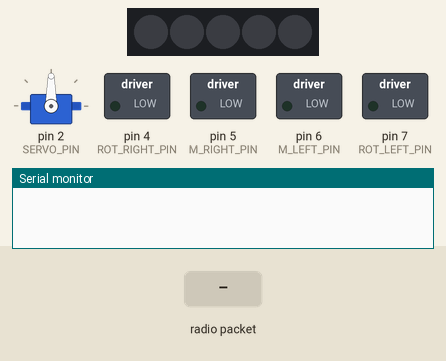
The sketch below on a simulated Arduino Uno, built with avr-gcc and run on an emulated ATmega328P. Parts: servo, 5 RGB LEDs in strip order, left to right, switched loads named in the sketch (green lamp = pin HIGH), the last lines printed to the serial monitor. The inputs (shaded band) are chosen by the test bench. No radio packets arrive unless stated.

Above: at 1.2 s.
1.3 s: radio packet "1" arrives
At 1.9 s:
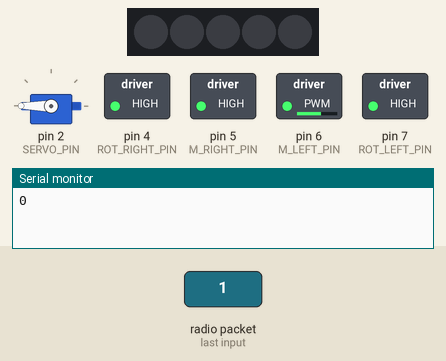
2.8 s: radio packet "0" arrives
At 3.1 s:
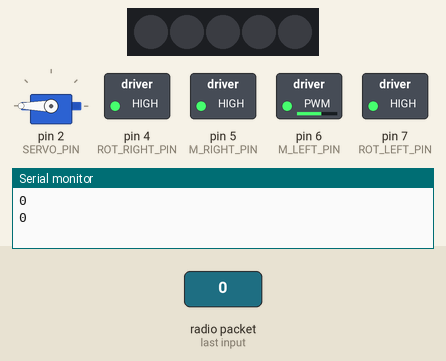
Timing chart, 0 to 5.8 s (numbered marks = the images above; inputs shaded):
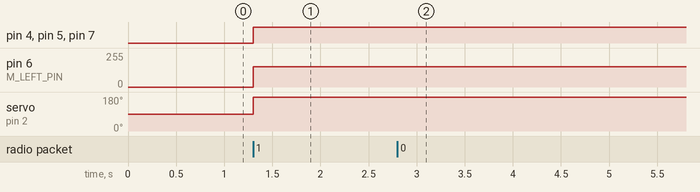

The sketch:

Reciever.ino
```cpp
#include <SPI.h>
#include <nRF24L01.h>
#include <RF24.h>
#include <Servo.h>

#include "Common.h"
#include "MotorControl.h"
#include "FastLED.h"

const char RFPin0 = 9;
const char RFPin1 = 10;

const int PIN_LED = 8;
const int SERVO_PIN = 2;
const int NUM_LEDS = 5;
const int LED_HOLD = 500;
const int LED_HOLD_double = 200;

int LED_state = 0;
int LED_ON;
int SERVO_ON;
CRGB leds[NUM_LEDS];
Servo srv;


void set_led_state_0()
{
  leds[0] = CRGB::Black;
  leds[1] = CRGB::Black;
  leds[2] = CRGB::White;
  leds[3] = CRGB::Red;
  leds[4] = CRGB::Red;
  LED_state = 0;
  FastLED.show();
}

void set_led_state_1()
{
  leds[0] = CRGB::Blue;
  leds[1] = CRGB::Blue;
  leds[2] = CRGB::White;
  leds[3] = CRGB::Black;
  leds[4] = CRGB::Black;
  LED_state = 1;
  FastLED.show();
}

void set_led_state_2()
{
  for (int i = 0; i < NUM_LEDS; i++)
    leds[i] = CRGB::Black;
  LED_state = 2;
  FastLED.show();
}

void toggle_led()
{
  if (LED_ON)
  {
    if (LED_state)
    {
      set_led_state_0();
    }
    else
      set_led_state_1();
  }
  else
  {
   set_led_state_2();
  }

}

RF24 rmRcv(RFPin0, RFPin1);


void setup() {
  initMotorControl();
  rmRcv.begin();
  rmRcv.setChannel(1);
  rmRcv.setDataRate(RF24_1MBPS);
  rmRcv.setPALevel(RF24_PA_HIGH);
  rmRcv.openReadingPipe(0, 0x1234567877LL);
  rmRcv.startListening();
  FastLED.addLeds<WS2812, PIN_LED, GRB>(leds, NUM_LEDS);
  FastLED.setBrightness(255);
  srv.attach(SERVO_PIN);

  Serial.begin(9600);
}

void loop() {

  static unsigned long lastTimestampSwitch = millis();

  if (millis() - lastTimestampSwitch > LED_HOLD)
  {
    toggle_led();
    lastTimestampSwitch = millis();
  }

  Command cmd;
  if (rmRcv.available())
  {
    rmRcv.read(&cmd, sizeof(cmd));
    //Serial.println(String(cmd.speedLeft) + " " + String(cmd.speedRight));
    LED_ON = cmd.LED_ON;
    SERVO_ON = cmd.SERVO_ON;
    setPowerOnMotors(cmd.speedLeft, cmd.speedRight);
    Serial.println(String(cmd.SERVO_ON));
    if (SERVO_ON)
      srv.write(80);
     else
      srv.write(180);

    // Serial.println(String(tmp[1]));
  }

}
```

Common.h
```cpp
const char CHANNEL = 7;
const long long PIPE = 0x12345;

using uc = unsigned char;
struct Command
{
  uc speedLeft{};
  uc speedRight{};
  int LED_ON;
  int SERVO_ON;

  Command() = default;
  Command(uc left, uc right, int led_on, int servo_on) : speedLeft(left), speedRight(right), LED_ON(led_on), SERVO_ON(servo_on)
  {}
};
```

MotorControl.h
```cpp
const int M_LEFT_PIN = 6;
const int M_RIGHT_PIN = 5;
const int ROT_RIGHT_PIN = 4;
const int ROT_LEFT_PIN = 7;
const int JOY_PIN = A0;


enum MOTOR {LEFT, RIGHT};
enum ROTATION {FORWARD, BACKWARD};

void setRotation(int rotationPin, ROTATION rotation);
void setSpeedRotation(MOTOR motor, ROTATION rotation, int speed);

void initMotorControl() {
  pinMode(M_LEFT_PIN, OUTPUT);
  pinMode(M_RIGHT_PIN, OUTPUT);
  pinMode(ROT_RIGHT_PIN, OUTPUT);
  pinMode(ROT_LEFT_PIN, OUTPUT);
}

int16_t rattlingOff(int16_t value)
{
  if (abs(value) < 5)
    return 0;
  return value;
}

int16_t rattlingOffCenter(int16_t value)
{
  int16_t error = 8;
  int16_t middle = 256 / 2;
  if (abs(value - middle) < error)
    return 0;
  return map(abs(value - middle), error, middle, 1, 255);
}

void setPowerOnMotors(int16_t leftMotor, int16_t rightMotor)
{
  int16_t middle = 256 / 2;

  setSpeedRotation(LEFT, (leftMotor - middle) > 0 ? FORWARD : BACKWARD , rattlingOffCenter(leftMotor));
  setSpeedRotation(RIGHT, (rightMotor - middle) > 0 ? FORWARD : BACKWARD, rattlingOffCenter(rightMotor));
}

void setRotation(int rotationPin, ROTATION rotation)
{
  if (rotation)
    digitalWrite(rotationPin, HIGH);
  else
    digitalWrite(rotationPin, LOW);
}

void setSpeedRotation(MOTOR motor, ROTATION rotation, int speed)
{
  int rotationPin = -1;
  int motorPin = -1;

  if (motor == LEFT)
  {
    rotationPin = ROT_LEFT_PIN;
    motorPin = M_LEFT_PIN;
  }
  else
  {
    rotationPin = ROT_RIGHT_PIN;
    motorPin = M_RIGHT_PIN;
  }
  setRotation(rotationPin, rotation);
  analogWrite(motorPin, speed);
}
```

Measured:
- after the input at 1.3 s, pin 4 (ROT_RIGHT_PIN), pin 5 (M_RIGHT_PIN), pin 7 (ROT_LEFT_PIN): LOW → HIGH at once; pin 6 (M_LEFT_PIN): 0/255 → 151/255 at once; servo on pin 2 (SERVO_PIN): 90° → 180° at once
- after the input at 2.8 s, pin 6 (M_LEFT_PIN): 151/255 → 153/255 at once
